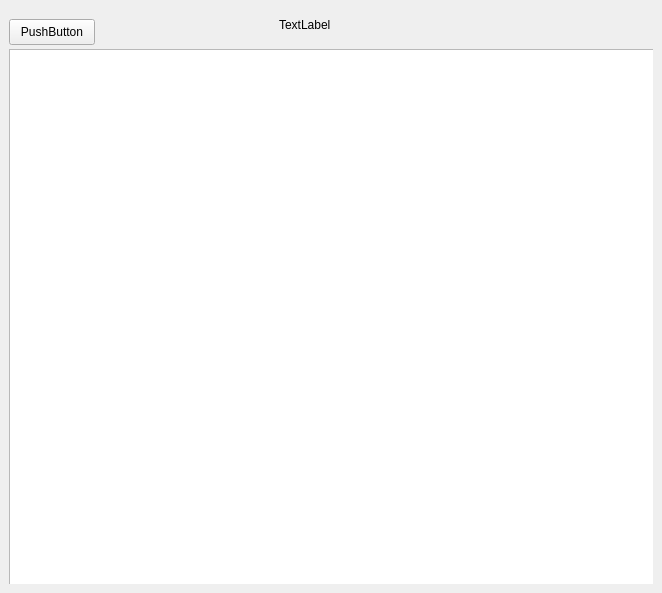
<?xml version="1.0" encoding="UTF-8"?>
<ui version="4.0">
 <class>TalkBrader</class>
 <widget class="QMainWindow" name="TalkBrader">
  <property name="geometry">
   <rect>
    <x>0</x>
    <y>0</y>
    <width>662</width>
    <height>593</height>
   </rect>
  </property>
  <property name="minimumSize">
   <size>
    <width>554</width>
    <height>0</height>
   </size>
  </property>
  <property name="windowTitle">
   <string>MainWindow</string>
  </property>
  <widget class="QWidget" name="centralwidget">
   <layout class="QGridLayout" name="gridLayout_4">
    <item row="0" column="0">
     <widget class="QStackedWidget" name="stackedWidget">
      <property name="currentIndex">
       <number>6</number>
      </property>
      <widget class="QWidget" name="chatPage">
       <widget class="QLabel" name="label">
        <property name="enabled">
         <bool>true</bool>
        </property>
        <property name="geometry">
         <rect>
          <x>160</x>
          <y>30</y>
          <width>261</width>
          <height>41</height>
         </rect>
        </property>
        <property name="sizePolicy">
         <sizepolicy hsizetype="Preferred" vsizetype="Preferred">
          <horstretch>0</horstretch>
          <verstretch>0</verstretch>
         </sizepolicy>
        </property>
        <property name="baseSize">
         <size>
          <width>0</width>
          <height>0</height>
         </size>
        </property>
        <property name="inputMethodHints">
         <set>Qt::InputMethodHint::ImhNone</set>
        </property>
        <property name="text">
         <string>No Chat Avilable. Click + Icon To Chat</string>
        </property>
       </widget>
       <widget class="QPushButton" name="pushButton_2">
        <property name="geometry">
         <rect>
          <x>430</x>
          <y>40</y>
          <width>91</width>
          <height>29</height>
         </rect>
        </property>
        <property name="text">
         <string>Add friends</string>
        </property>
       </widget>
       <widget class="QPushButton" name="pushButton_3">
        <property name="geometry">
         <rect>
          <x>540</x>
          <y>40</y>
          <width>81</width>
          <height>29</height>
         </rect>
        </property>
        <property name="text">
         <string>Requests</string>
        </property>
       </widget>
       <widget class="QScrollArea" name="scrollArea_3">
        <property name="geometry">
         <rect>
          <x>50</x>
          <y>80</y>
          <width>551</width>
          <height>481</height>
         </rect>
        </property>
        <property name="widgetResizable">
         <bool>true</bool>
        </property>
        <widget class="QWidget" name="scrollAreaWidgetContents_3">
         <property name="geometry">
          <rect>
           <x>0</x>
           <y>0</y>
           <width>549</width>
           <height>479</height>
          </rect>
         </property>
        </widget>
       </widget>
      </widget>
      <widget class="QWidget" name="addFriendPage">
       <widget class="QPushButton" name="pushButton">
        <property name="geometry">
         <rect>
          <x>10</x>
          <y>40</y>
          <width>90</width>
          <height>29</height>
         </rect>
        </property>
        <property name="text">
         <string>back</string>
        </property>
       </widget>
       <widget class="QLineEdit" name="searchBar">
        <property name="geometry">
         <rect>
          <x>130</x>
          <y>40</y>
          <width>361</width>
          <height>28</height>
         </rect>
        </property>
       </widget>
       <widget class="QPushButton" name="searchB">
        <property name="geometry">
         <rect>
          <x>500</x>
          <y>40</y>
          <width>111</width>
          <height>29</height>
         </rect>
        </property>
        <property name="text">
         <string>search</string>
        </property>
       </widget>
       <widget class="QScrollArea" name="scrollArea">
        <property name="geometry">
         <rect>
          <x>10</x>
          <y>100</y>
          <width>601</width>
          <height>341</height>
         </rect>
        </property>
        <property name="mouseTracking">
         <bool>false</bool>
        </property>
        <property name="verticalScrollBarPolicy">
         <enum>Qt::ScrollBarPolicy::ScrollBarAlwaysOn</enum>
        </property>
        <property name="widgetResizable">
         <bool>false</bool>
        </property>
        <property name="alignment">
         <set>Qt::AlignmentFlag::AlignLeading|Qt::AlignmentFlag::AlignLeft|Qt::AlignmentFlag::AlignTop</set>
        </property>
        <widget class="QWidget" name="scrollAreaWidgetContents">
         <property name="geometry">
          <rect>
           <x>0</x>
           <y>0</y>
           <width>582</width>
           <height>231</height>
          </rect>
         </property>
         <layout class="QVBoxLayout" name="verticalLayout"/>
        </widget>
       </widget>
      </widget>
      <widget class="QWidget" name="RequetPage">
       <widget class="QScrollArea" name="scrollArea_2">
        <property name="geometry">
         <rect>
          <x>20</x>
          <y>100</y>
          <width>601</width>
          <height>341</height>
         </rect>
        </property>
        <property name="mouseTracking">
         <bool>false</bool>
        </property>
        <property name="verticalScrollBarPolicy">
         <enum>Qt::ScrollBarPolicy::ScrollBarAlwaysOn</enum>
        </property>
        <property name="widgetResizable">
         <bool>false</bool>
        </property>
        <property name="alignment">
         <set>Qt::AlignmentFlag::AlignLeading|Qt::AlignmentFlag::AlignLeft|Qt::AlignmentFlag::AlignTop</set>
        </property>
        <widget class="QWidget" name="scrollAreaWidgetContents_2">
         <property name="geometry">
          <rect>
           <x>0</x>
           <y>0</y>
           <width>582</width>
           <height>231</height>
          </rect>
         </property>
         <layout class="QVBoxLayout" name="verticalLayout_2"/>
        </widget>
       </widget>
       <widget class="QPushButton" name="pushButton_4">
        <property name="geometry">
         <rect>
          <x>30</x>
          <y>40</y>
          <width>90</width>
          <height>29</height>
         </rect>
        </property>
        <property name="text">
         <string>back</string>
        </property>
       </widget>
      </widget>
      <widget class="QWidget" name="registerPage">
       <widget class="QLineEdit" name="usernameBarRigster">
        <property name="geometry">
         <rect>
          <x>210</x>
          <y>110</y>
          <width>201</width>
          <height>28</height>
         </rect>
        </property>
       </widget>
       <widget class="QLineEdit" name="passwordBarRigster">
        <property name="geometry">
         <rect>
          <x>210</x>
          <y>160</y>
          <width>201</width>
          <height>28</height>
         </rect>
        </property>
        <property name="text">
         <string/>
        </property>
        <property name="echoMode">
         <enum>QLineEdit::EchoMode::Password</enum>
        </property>
       </widget>
       <widget class="QLabel" name="label_5">
        <property name="geometry">
         <rect>
          <x>120</x>
          <y>160</y>
          <width>101</width>
          <height>20</height>
         </rect>
        </property>
        <property name="font">
         <font>
          <pointsize>10</pointsize>
         </font>
        </property>
        <property name="text">
         <string>Password</string>
        </property>
       </widget>
       <widget class="QLabel" name="label_7">
        <property name="geometry">
         <rect>
          <x>100</x>
          <y>410</y>
          <width>231</width>
          <height>20</height>
         </rect>
        </property>
        <property name="font">
         <font>
          <pointsize>10</pointsize>
         </font>
        </property>
        <property name="text">
         <string>Already Have An Account?</string>
        </property>
       </widget>
       <widget class="QLabel" name="label_8">
        <property name="geometry">
         <rect>
          <x>120</x>
          <y>110</y>
          <width>101</width>
          <height>20</height>
         </rect>
        </property>
        <property name="font">
         <font>
          <pointsize>10</pointsize>
         </font>
        </property>
        <property name="text">
         <string>Username</string>
        </property>
       </widget>
       <widget class="QPushButton" name="registerBRegister">
        <property name="geometry">
         <rect>
          <x>220</x>
          <y>260</y>
          <width>121</width>
          <height>61</height>
         </rect>
        </property>
        <property name="text">
         <string>Register</string>
        </property>
       </widget>
       <widget class="QPushButton" name="loginBRegister">
        <property name="geometry">
         <rect>
          <x>310</x>
          <y>400</y>
          <width>111</width>
          <height>41</height>
         </rect>
        </property>
        <property name="text">
         <string>Login</string>
        </property>
       </widget>
       <widget class="QLineEdit" name="passwordBarRigster_2">
        <property name="geometry">
         <rect>
          <x>210</x>
          <y>210</y>
          <width>201</width>
          <height>28</height>
         </rect>
        </property>
        <property name="text">
         <string/>
        </property>
        <property name="echoMode">
         <enum>QLineEdit::EchoMode::Password</enum>
        </property>
       </widget>
       <widget class="QLabel" name="label_9">
        <property name="geometry">
         <rect>
          <x>100</x>
          <y>210</y>
          <width>101</width>
          <height>20</height>
         </rect>
        </property>
        <property name="font">
         <font>
          <pointsize>10</pointsize>
         </font>
        </property>
        <property name="text">
         <string>Re-Password</string>
        </property>
       </widget>
       <widget class="QLabel" name="label_10">
        <property name="geometry">
         <rect>
          <x>80</x>
          <y>60</y>
          <width>441</width>
          <height>20</height>
         </rect>
        </property>
        <property name="mouseTracking">
         <bool>false</bool>
        </property>
        <property name="autoFillBackground">
         <bool>false</bool>
        </property>
        <property name="text">
         <string/>
        </property>
        <property name="alignment">
         <set>Qt::AlignmentFlag::AlignCenter</set>
        </property>
       </widget>
      </widget>
      <widget class="QWidget" name="signoutPage">
       <widget class="QLabel" name="label_2">
        <property name="geometry">
         <rect>
          <x>60</x>
          <y>140</y>
          <width>511</width>
          <height>61</height>
         </rect>
        </property>
        <property name="font">
         <font>
          <pointsize>12</pointsize>
         </font>
        </property>
        <property name="autoFillBackground">
         <bool>false</bool>
        </property>
        <property name="text">
         <string>Log in to an existing account or create a new one.</string>
        </property>
        <property name="textFormat">
         <enum>Qt::TextFormat::AutoText</enum>
        </property>
        <property name="scaledContents">
         <bool>false</bool>
        </property>
       </widget>
       <widget class="QPushButton" name="registerB">
        <property name="geometry">
         <rect>
          <x>210</x>
          <y>300</y>
          <width>131</width>
          <height>61</height>
         </rect>
        </property>
        <property name="text">
         <string>Register</string>
        </property>
       </widget>
       <widget class="QPushButton" name="loginB">
        <property name="geometry">
         <rect>
          <x>210</x>
          <y>220</y>
          <width>131</width>
          <height>61</height>
         </rect>
        </property>
        <property name="text">
         <string>Login</string>
        </property>
       </widget>
      </widget>
      <widget class="QWidget" name="loginPage">
       <layout class="QGridLayout" name="gridLayout_5">
        <item row="0" column="0">
         <widget class="QGroupBox" name="groupBox">
          <property name="title">
           <string/>
          </property>
          <property name="alignment">
           <set>Qt::AlignmentFlag::AlignCenter</set>
          </property>
          <property name="flat">
           <bool>false</bool>
          </property>
          <widget class="QLabel" name="label_3">
           <property name="geometry">
            <rect>
             <x>90</x>
             <y>180</y>
             <width>101</width>
             <height>20</height>
            </rect>
           </property>
           <property name="font">
            <font>
             <pointsize>10</pointsize>
            </font>
           </property>
           <property name="text">
            <string>Username</string>
           </property>
          </widget>
          <widget class="QLineEdit" name="usernameBar">
           <property name="geometry">
            <rect>
             <x>180</x>
             <y>180</y>
             <width>201</width>
             <height>28</height>
            </rect>
           </property>
          </widget>
          <widget class="QLineEdit" name="passwordBar">
           <property name="geometry">
            <rect>
             <x>180</x>
             <y>220</y>
             <width>201</width>
             <height>28</height>
            </rect>
           </property>
           <property name="text">
            <string/>
           </property>
           <property name="echoMode">
            <enum>QLineEdit::EchoMode::Password</enum>
           </property>
          </widget>
          <widget class="QLabel" name="label_4">
           <property name="geometry">
            <rect>
             <x>90</x>
             <y>220</y>
             <width>101</width>
             <height>20</height>
            </rect>
           </property>
           <property name="font">
            <font>
             <pointsize>10</pointsize>
            </font>
           </property>
           <property name="text">
            <string>Password</string>
           </property>
          </widget>
          <widget class="QPushButton" name="loginB_2">
           <property name="geometry">
            <rect>
             <x>190</x>
             <y>290</y>
             <width>121</width>
             <height>61</height>
            </rect>
           </property>
           <property name="text">
            <string>Login</string>
           </property>
          </widget>
          <widget class="QLabel" name="label_6">
           <property name="geometry">
            <rect>
             <x>90</x>
             <y>400</y>
             <width>231</width>
             <height>20</height>
            </rect>
           </property>
           <property name="font">
            <font>
             <pointsize>10</pointsize>
            </font>
           </property>
           <property name="text">
            <string>Dont Have An Account?</string>
           </property>
          </widget>
          <widget class="QPushButton" name="registerB_2">
           <property name="geometry">
            <rect>
             <x>290</x>
             <y>390</y>
             <width>111</width>
             <height>41</height>
            </rect>
           </property>
           <property name="text">
            <string>Register</string>
           </property>
          </widget>
          <widget class="QLabel" name="label_11">
           <property name="geometry">
            <rect>
             <x>40</x>
             <y>90</y>
             <width>441</width>
             <height>20</height>
            </rect>
           </property>
           <property name="mouseTracking">
            <bool>false</bool>
           </property>
           <property name="autoFillBackground">
            <bool>false</bool>
           </property>
           <property name="text">
            <string/>
           </property>
           <property name="alignment">
            <set>Qt::AlignmentFlag::AlignCenter</set>
           </property>
          </widget>
         </widget>
        </item>
       </layout>
      </widget>
      <widget class="QWidget" name="chatRoom">
       <widget class="QListView" name="chatRoom_listView">
        <property name="geometry">
         <rect>
          <x>0</x>
          <y>40</y>
          <width>651</width>
          <height>541</height>
         </rect>
        </property>
       </widget>
       <widget class="QLabel" name="chatRoom_friendName">
        <property name="geometry">
         <rect>
          <x>270</x>
          <y>0</y>
          <width>161</width>
          <height>31</height>
         </rect>
        </property>
        <property name="text">
         <string>TextLabel</string>
        </property>
       </widget>
       <widget class="QPushButton" name="chatRoom_backButton">
        <property name="geometry">
         <rect>
          <x>0</x>
          <y>10</y>
          <width>86</width>
          <height>26</height>
         </rect>
        </property>
        <property name="text">
         <string>PushButton</string>
        </property>
       </widget>
      </widget>
     </widget>
    </item>
   </layout>
  </widget>
 </widget>
 <resources/>
 <connections/>
</ui>
